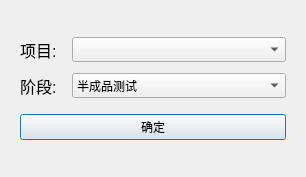
<?xml version="1.0" encoding="UTF-8"?>
<ui version="4.0">
 <class>startHmi</class>
 <widget class="QDialog" name="startHmi">
  <property name="geometry">
   <rect>
    <x>0</x>
    <y>0</y>
    <width>306</width>
    <height>171</height>
   </rect>
  </property>
  <property name="windowTitle">
   <string/>
  </property>
  <layout class="QGridLayout" name="gridLayout">
   <item row="0" column="0">
    <widget class="QStackedWidget" name="stackedWidget">
     <property name="currentIndex">
      <number>0</number>
     </property>
     <widget class="QWidget" name="page">
      <layout class="QGridLayout" name="gridLayout_3">
       <item row="0" column="0">
        <widget class="QWidget" name="widget" native="true">
         <layout class="QGridLayout" name="gridLayout_2">
          <property name="leftMargin">
           <number>0</number>
          </property>
          <property name="topMargin">
           <number>0</number>
          </property>
          <property name="rightMargin">
           <number>0</number>
          </property>
          <property name="bottomMargin">
           <number>0</number>
          </property>
          <property name="spacing">
           <number>0</number>
          </property>
          <item row="0" column="0">
           <layout class="QVBoxLayout" name="verticalLayout">
            <property name="spacing">
             <number>11</number>
            </property>
            <item>
             <layout class="QHBoxLayout" name="horizontalLayout">
              <item>
               <widget class="QLabel" name="label">
                <property name="sizePolicy">
                 <sizepolicy hsizetype="Fixed" vsizetype="Preferred">
                  <horstretch>0</horstretch>
                  <verstretch>0</verstretch>
                 </sizepolicy>
                </property>
                <property name="font">
                 <font>
                  <family>Arial</family>
                  <pointsize>12</pointsize>
                 </font>
                </property>
                <property name="contextMenuPolicy">
                 <enum>Qt::NoContextMenu</enum>
                </property>
                <property name="text">
                 <string>项目: </string>
                </property>
               </widget>
              </item>
              <item>
               <widget class="QComboBox" name="combo_project">
                <property name="sizePolicy">
                 <sizepolicy hsizetype="Expanding" vsizetype="Fixed">
                  <horstretch>0</horstretch>
                  <verstretch>0</verstretch>
                 </sizepolicy>
                </property>
                <property name="minimumSize">
                 <size>
                  <width>0</width>
                  <height>25</height>
                 </size>
                </property>
               </widget>
              </item>
             </layout>
            </item>
            <item>
             <layout class="QHBoxLayout" name="horizontalLayout_2">
              <item>
               <widget class="QLabel" name="label_2">
                <property name="sizePolicy">
                 <sizepolicy hsizetype="Fixed" vsizetype="Preferred">
                  <horstretch>0</horstretch>
                  <verstretch>0</verstretch>
                 </sizepolicy>
                </property>
                <property name="font">
                 <font>
                  <family>Arial</family>
                  <pointsize>12</pointsize>
                 </font>
                </property>
                <property name="text">
                 <string>阶段: </string>
                </property>
               </widget>
              </item>
              <item>
               <widget class="QComboBox" name="combo_stage">
                <property name="sizePolicy">
                 <sizepolicy hsizetype="Expanding" vsizetype="Fixed">
                  <horstretch>0</horstretch>
                  <verstretch>0</verstretch>
                 </sizepolicy>
                </property>
                <property name="minimumSize">
                 <size>
                  <width>0</width>
                  <height>25</height>
                 </size>
                </property>
                <property name="maximumSize">
                 <size>
                  <width>16777215</width>
                  <height>16777215</height>
                 </size>
                </property>
                <item>
                 <property name="text">
                  <string>半成品测试</string>
                 </property>
                </item>
                <item>
                 <property name="text">
                  <string>成品测试</string>
                 </property>
                </item>
               </widget>
              </item>
             </layout>
            </item>
            <item>
             <spacer name="verticalSpacer_2">
              <property name="orientation">
               <enum>Qt::Vertical</enum>
              </property>
              <property name="sizeType">
               <enum>QSizePolicy::Fixed</enum>
              </property>
              <property name="sizeHint" stdset="0">
               <size>
                <width>20</width>
                <height>5</height>
               </size>
              </property>
             </spacer>
            </item>
            <item>
             <widget class="QPushButton" name="button_confirm">
              <property name="sizePolicy">
               <sizepolicy hsizetype="Expanding" vsizetype="Fixed">
                <horstretch>0</horstretch>
                <verstretch>0</verstretch>
               </sizepolicy>
              </property>
              <property name="font">
               <font>
                <family>Arial</family>
                <pointsize>9</pointsize>
               </font>
              </property>
              <property name="text">
               <string>确定</string>
              </property>
             </widget>
            </item>
           </layout>
          </item>
         </layout>
        </widget>
       </item>
      </layout>
     </widget>
     <widget class="QWidget" name="page_2">
      <layout class="QGridLayout" name="gridLayout_4">
       <item row="0" column="0">
        <widget class="QLabel" name="label_5">
         <property name="styleSheet">
          <string notr="true">color: rgb(255, 0, 0);</string>
         </property>
         <property name="text">
          <string>使用软件前请将机器码复制给到 辰奕智能-何浩
获取密钥后填写到密钥输入框然后点击注册使用</string>
         </property>
         <property name="textFormat">
          <enum>Qt::AutoText</enum>
         </property>
         <property name="alignment">
          <set>Qt::AlignCenter</set>
         </property>
        </widget>
       </item>
       <item row="1" column="0">
        <layout class="QHBoxLayout" name="horizontalLayout_4">
         <item>
          <widget class="QLabel" name="label_3">
           <property name="text">
            <string>机器码:</string>
           </property>
          </widget>
         </item>
         <item>
          <widget class="QLineEdit" name="code_lineEdit"/>
         </item>
        </layout>
       </item>
       <item row="2" column="0">
        <layout class="QHBoxLayout" name="horizontalLayout_5">
         <item>
          <widget class="QLabel" name="label_4">
           <property name="text">
            <string>密钥:  </string>
           </property>
          </widget>
         </item>
         <item>
          <widget class="QLineEdit" name="key_lineEdit"/>
         </item>
        </layout>
       </item>
       <item row="3" column="0">
        <spacer name="verticalSpacer_3">
         <property name="orientation">
          <enum>Qt::Vertical</enum>
         </property>
         <property name="sizeType">
          <enum>QSizePolicy::Fixed</enum>
         </property>
         <property name="sizeHint" stdset="0">
          <size>
           <width>20</width>
           <height>13</height>
          </size>
         </property>
        </spacer>
       </item>
       <item row="4" column="0">
        <layout class="QHBoxLayout" name="horizontalLayout_6">
         <item>
          <widget class="QPushButton" name="code_btn">
           <property name="sizePolicy">
            <sizepolicy hsizetype="Expanding" vsizetype="Fixed">
             <horstretch>0</horstretch>
             <verstretch>0</verstretch>
            </sizepolicy>
           </property>
           <property name="font">
            <font>
             <family>Arial</family>
             <pointsize>9</pointsize>
            </font>
           </property>
           <property name="text">
            <string>复制机器码</string>
           </property>
          </widget>
         </item>
         <item>
          <widget class="QPushButton" name="login_btn">
           <property name="sizePolicy">
            <sizepolicy hsizetype="Expanding" vsizetype="Fixed">
             <horstretch>0</horstretch>
             <verstretch>0</verstretch>
            </sizepolicy>
           </property>
           <property name="font">
            <font>
             <family>Arial</family>
             <pointsize>9</pointsize>
            </font>
           </property>
           <property name="text">
            <string>注册</string>
           </property>
          </widget>
         </item>
        </layout>
       </item>
      </layout>
     </widget>
    </widget>
   </item>
  </layout>
 </widget>
 <resources/>
 <connections/>
</ui>
